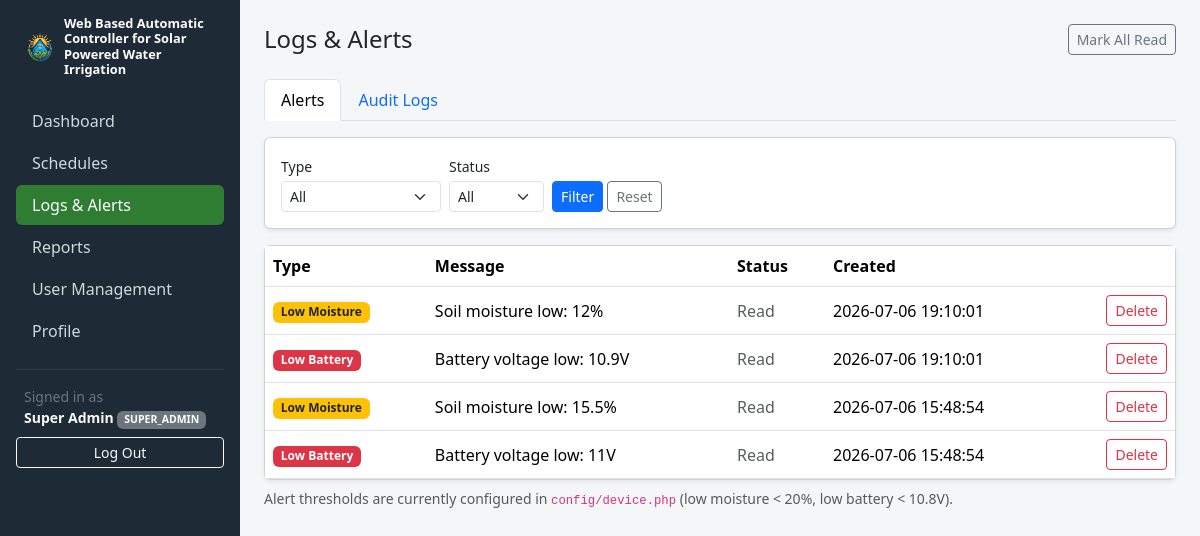
Screenshot of /admin/logs.php?tab=alerts (signed in) with the database file from the repository.
### tables this page shows
CREATE TABLE IF NOT EXISTS alerts (
    id INT AUTO_INCREMENT PRIMARY KEY,
    type ENUM('low_moisture', 'low_battery', 'overcharge', 'pump_fail', 'schedule_conflict') NOT NULL,
    message VARCHAR(255) NOT NULL,
    is_read TINYINT(1) NOT NULL DEFAULT 0,
    created_at DATETIME NOT NULL DEFAULT CURRENT_TIMESTAMP
);

### src/helpers/Auth.php (called while the page is built, shortened)
<?php
class Auth
{
    public static function check(): bool
    {
        return isset($_SESSION['user_id']);
    }
    public static function user(): ?array
    {
        return [
            'id' => $_SESSION['user_id'],
            'name' => $_SESSION['user_name'],
            'email' => $_SESSION['user_email'],
            'role' => $_SESSION['user_role'],
        ];
    }
}

### config/bootstrap.php (called while the page is built, shortened)
<?php
require_once __DIR__ . '/database.php';
require_once __DIR__ . '/../src/helpers/Auth.php';
spl_autoload_register(function (string $class) {
    $dirs = [
        __DIR__ . '/../src/models/',
        __DIR__ . '/../src/services/',
        __DIR__ . '/../src/controllers/',
    ];
    foreach ($dirs as $dir) {
        $path = $dir . $class . '.php';
        if (file_exists($path)) {
            return;
        }
    }
});

### src/models/Alert.php (called while the page is built, shortened)
<?php
class Alert
{
    public static function list(array $filters = [], int $page = 1, int $perPage = 25): array
    {
        $where = [];
        $params = [];
        $whereSql = $where ? ('WHERE ' . implode(' AND ', $where)) : '';
        $countStmt = getDb()->prepare("SELECT COUNT(*) AS total FROM alerts $whereSql");
        $countStmt->execute($params);
        $total = (int) $countStmt->fetch()['total'];
        $offset = max(0, ($page - 1) * $perPage);
        $sql = "SELECT * FROM alerts $whereSql ORDER BY created_at DESC LIMIT $perPage OFFSET $offset";
        $stmt = getDb()->prepare($sql);
        $stmt->execute($params);
        return [
            'rows' => $stmt->fetchAll(),
            'total' => $total,
            'page' => $page,
            'perPage' => $perPage,
        ];
    }
}

### config/database.php (called while the page is built, shortened)
<?php
function getDb(): PDO
{
    static $pdo = null;
    if ($pdo === null) {
        $dsn = 'mysql:host=' . DB_HOST . ';dbname=' . DB_NAME . ';charset=utf8mb4';
        $pdo = new PDO($dsn, DB_USER, DB_PASS, [
            PDO::ATTR_ERRMODE => PDO::ERRMODE_EXCEPTION,
            PDO::ATTR_DEFAULT_FETCH_MODE => PDO::FETCH_ASSOC,
            PDO::ATTR_EMULATE_PREPARES => false,
        ]);
    }
    return $pdo;
}

### public/admin/logs.php (the view, shortened to what this page needs)
<?php
require_once __DIR__ . '/../../config/bootstrap.php';
$tab = ($_GET['tab'] ?? 'alerts') === 'logs' ? 'logs' : 'alerts';
$alertFilters = [
    'type' => $_GET['type'] ?? '',
    'is_read' => $_GET['is_read'] ?? '',
];
$alertPage = max(1, (int) ($_GET['apage'] ?? 1));
$alertResult = Alert::list($alertFilters, $alertPage, 20);
$typeOptions = ['low_moisture' => 'Low Moisture', 'low_battery' => 'Low Battery', 'overcharge' => 'Overcharge', 'pump_fail' => 'Pump Fail', 'schedule_conflict' => 'Schedule Conflict'];
$typeLabels = ['low_moisture' => 'bg-warning text-dark', 'low_battery' => 'bg-danger', 'overcharge' => 'bg-danger', 'pump_fail' => 'bg-dark', 'schedule_conflict' => 'bg-secondary'];
$activePage = 'logs';
include __DIR__ . '/partials/head.php';
include __DIR__ . '/partials/sidebar.php';
?>
<div class="d-flex justify-content-between align-items-center mb-4">
    <h4 class="mb-0">Logs & Alerts</h4>
    <?php if ($tab === 'alerts'): ?>
        <form method="post" action="<?= BASE_URL ?>/admin/logs.php">
            <button type="submit" class="btn btn-sm btn-outline-secondary">Mark All Read</button>
        </form>
    <?php endif; ?>
</div>
<ul class="nav nav-tabs mb-3">
    <li class="nav-item">
        <a class="nav-link <?= $tab === 'alerts' ? 'active' : '' ?>" href="<?= BASE_URL ?>/admin/logs.php?tab=alerts">
            Alerts
        </a>
    </li>
    <li class="nav-item">
        <a class="nav-link <?= $tab === 'logs' ? 'active' : '' ?>" href="<?= BASE_URL ?>/admin/logs.php?tab=logs">Audit Logs</a>
    </li>
</ul>
<?php if ($tab === 'alerts'): ?>
<div class="card shadow-sm mb-3">
    <div class="card-body">
        <form method="get" action="<?= BASE_URL ?>/admin/logs.php" class="row g-2 align-items-end">
            <div class="col-auto">
                <label class="form-label small mb-1">Type</label>
                <select name="type" class="form-select form-select-sm">
                    <option value="">All</option>
                </select>
            </div>
            <div class="col-auto">
                <label class="form-label small mb-1">Status</label>
                <select name="is_read" class="form-select form-select-sm">
                    <option value="">All</option>
                </select>
            </div>
            <div class="col-auto">
                <button type="submit" class="btn btn-sm btn-primary">Filter</button>
                <a href="<?= BASE_URL ?>/admin/logs.php?tab=alerts" class="btn btn-sm btn-outline-secondary">Reset</a>
            </div>
        </form>
    </div>
</div>
<div class="card shadow-sm">
    <div class="table-responsive">
        <table class="table table-hover mb-0 align-middle">
            <thead>
                <tr>
                    <th>Type</th>
                    <th>Message</th>
                    <th>Status</th>
                    <th>Created</th>
                    <th></th>
                </tr>
            </thead>
            <tbody>
                <?php foreach ($alertResult['rows'] as $a): ?>
                    <tr class="<?= (int) $a['is_read'] === 0 ? 'fw-semibold' : '' ?>">
                        <td><span class="badge <?= $typeLabels[$a['type']] ?? 'bg-secondary' ?>"><?= htmlspecialchars($typeOptions[$a['type']] ?? $a['type']) ?></span></td>
                        <td><?= htmlspecialchars($a['message']) ?></td>
                        <td><?= (int) $a['is_read'] === 1 ? '<span class="text-muted">Read</span>' : '<span class="text-primary">Unread</span>' ?></td>
                        <td><?= htmlspecialchars($a['created_at']) ?></td>
                        <td class="text-end">
                            <form method="post" action="<?= BASE_URL ?>/admin/logs.php?<?= htmlspecialchars(http_build_query(['tab' => 'alerts'])) ?>" class="d-inline" onsubmit="return confirm('Delete this alert?');">
                                <button type="submit" class="btn btn-sm btn-outline-danger">Delete</button>
                            </form>
                        </td>
                    </tr>
                <?php endforeach; ?>
            </tbody>
        </table>
    </div>
</div>
<div class="text-muted small mt-2">
    Alert thresholds are currently configured in <code>config/device.php</code>
    (low moisture &lt; <?= ALERT_LOW_MOISTURE_PCT ?>%, low battery &lt; <?= ALERT_LOW_BATTERY_VOLTS ?>V).
</div>
<?php endif; ?>
<?php include __DIR__ . '/partials/footer.php'; ?>

### public/admin/partials/head.php (shortened to what this page needs)
<!DOCTYPE html>
<html lang="en">
<head>
    <link href="https://cdn.jsdelivr.net/npm/bootstrap@5.3.3/dist/css/bootstrap.min.css" rel="stylesheet">
    <link rel="stylesheet" href="<?= BASE_URL ?>/assets/css/app.css">
</head>
<body>
<div class="d-flex">

### public/admin/partials/sidebar.php (shortened to what this page needs)
<?php
$activePage = $activePage ?? '';
$user = Auth::user();
$navItems = [
    'dashboard' => ['label' => 'Dashboard', 'href' => '/admin/dashboard.php', 'roles' => ['super_admin', 'admin', 'viewer']],
    'schedule'  => ['label' => 'Schedules', 'href' => '/admin/schedule.php', 'roles' => ['super_admin', 'admin']],
    'logs'      => ['label' => 'Logs & Alerts', 'href' => '/admin/logs.php', 'roles' => ['super_admin', 'admin']],
    'reports'   => ['label' => 'Reports', 'href' => '/admin/reports.php', 'roles' => ['super_admin', 'admin', 'viewer']],
    'users'     => ['label' => 'User Management', 'href' => '/admin/users.php', 'roles' => ['super_admin']],
    'profile'   => ['label' => 'Profile', 'href' => '/admin/profile.php', 'roles' => ['super_admin', 'admin', 'viewer']],
];
?>
<nav class="sidebar p-3" id="sidebar" style="width: 240px;">
    <div class="brand mb-4 px-2 d-flex align-items-center gap-2">
        <img src="<?= BASE_URL ?>/assets/img/logo.png" alt="Logo" class="brand-logo flex-shrink-0">
        <span>Web Based Automatic Controller for Solar Powered Water Irrigation</span>
    </div>
    <ul class="nav nav-pills flex-column mb-auto">
        <?php foreach ($navItems as $key => $item): ?>
            <li class="nav-item">
                <a href="<?= BASE_URL . $item['href'] ?>" class="nav-link <?= $activePage === $key ? 'active' : '' ?>">
                    <?= htmlspecialchars($item['label']) ?>
                </a>
            </li>
        <?php endforeach; ?>
    </ul>
    <hr class="text-secondary">
    <div class="px-2 small text-secondary mb-2">
        Signed in as<br>
        <strong class="text-light"><?= htmlspecialchars($user['name']) ?></strong>
        <span class="badge bg-secondary text-uppercase"><?= htmlspecialchars($user['role']) ?></span>
    </div>
    <a href="<?= BASE_URL ?>/logout.php" class="btn btn-sm btn-outline-light w-100">Log Out</a>
</nav>
<main class="flex-grow-1 p-4">

### public/admin/partials/footer.php (shortened to what this page needs)
</main>
</div>
</body>
</html>

### public/assets/css/app.css (style rules this page uses)
body { background-color: #f4f6f8; }
.sidebar { min-height: 100vh; background-color: #1e2a35; color: #cfd8dc; }
.sidebar .nav-link { color: #cfd8dc; border-radius: 6px; margin-bottom: 2px; }
.sidebar .nav-link.active { background-color: #2e7d32; color: #fff; }
.sidebar .brand { color: #fff; font-weight: 600; font-size: 0.8rem; line-height: 1.2; }
.brand-logo { height: 32px; width: 32px; object-fit: contain; }

### rows the page displays
alerts: type "Low Moisture", message "Soil moisture low: 12%", is_read "Read", created_at "2026-07-06 19:10:01"
alerts: type "Low Battery", message "Battery voltage low: 10.9V", is_read "Read", created_at "2026-07-06 19:10:01"
alerts: type "Low Moisture", message "Soil moisture low: 15.5%", is_read "Read", created_at "2026-07-06 15:48:54"
alerts: type "Low Battery", message "Battery voltage low: 11V", is_read "Read", created_at "2026-07-06 15:48:54"

### other values shown
$item['label'] "Dashboard"
$item['label'] "Schedules"
$item['label'] "Logs & Alerts"
$item['label'] "Reports"
$item['label'] "User Management"
$item['label'] "Profile"
$user['name'] "Super Admin"
$user['role'] "SUPER_ADMIN"
ALERT_LOW_MOISTURE_PCT "20"
ALERT_LOW_BATTERY_VOLTS "10.8"
